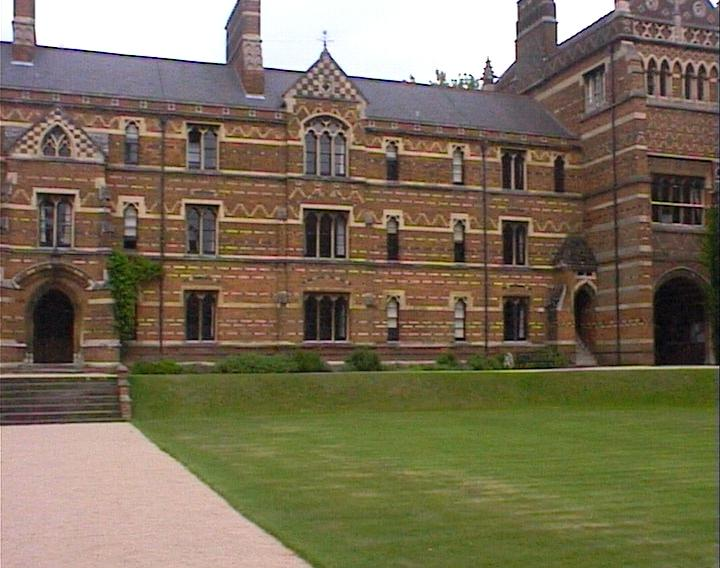
#> input picture images/keble_c.jpg, 720 x 568 px
$ jupyter execute Ransac-Homography-Estimation-using-SIFT-and-ORB.ipynb
#> lines starting #> are read from the running program, lines starting #| are printed output that depends on the picture
# Feature Matching & Mosaicing Images

### Environment Setup

[cell 1]
import numpy as np
import cv2 as cv
from matplotlib import pyplot as plt
import random
from scipy.linalg import svd
from IPython.core.debugger import set_trace

### Class for Stitching Images using SIFT and ORB

[cell 2]
class Stitcher:
    def __init__(self):
        self.algo = 'SIFT'

    # Detects and returns the keypoints using SIFT or FAST for the given image
    def detect_keypoints(self, input_img, n=0):
        if self.algo == 'SIFT' and n > 0:
            model = cv.SIFT_create(nfeatures=n)
        elif self.algo == 'SIFT':
            model = cv.SIFT_create()
        elif self.algo == 'FAST':
            model = fast = cv.ORB_create()
        key_points = model.detect(input_img, None)
        return key_points

    # Returns the image with keypoints drawn as red dots
    def draw_given_keypoints(self, input_img, output_image, key_points):
        img = cv.drawKeypoints(input_img, key_points, None, color=(255,0,0))
        output_image = 'results/' + output_image
        cv.imwrite(output_image, img)
        new_img = cv.imread(output_image)
        return new_img

    # [34 lines left out: functions extract_features, match_by_brute_force, apply_ratio_test, not called in this run]

    # Draw the correspondances and display them
    def draw_correspondences(self, ImgA, ImgB, kpA, kpB, matches):
        img3 = cv.drawMatches(ImgA, kpB, ImgB, kpB, matches,None,flags=cv.DrawMatchesFlags_NOT_DRAW_SINGLE_POINTS)
        plt.imshow(img3),plt.show()

    # Get the x->X correspondance coordinates
    # [98 lines left out: functions generate_2d_correspondances, normalize_points, find_homography, ransac, geometricDistance, warpImages, not called in this run]

### Helper Functions

[cell 3]
def read_and_display_rgb_image(filename, img_title):
#> called with filename = 'images/keble_c.jpg', img_title = 'Right Image'
    I = cv.imread(filename)
#> I is the input picture: shape (568, 720, 3); mean B, G, R 87.7, 110.4, 121.8
    I_rgb = cv.cvtColor(I, cv.COLOR_BGR2RGB)

    img_title = img_title + '(RGB)'
    display_image(I_rgb, img_title)

    return I

def display_image(img, img_title):
#> called with img_title = 'Right Image(RGB)'
    plt.imshow(img)
#> (this line was passed over: IPython is not available in this run)
    plt.title(img_title)
#> (this line was passed over: IPython is not available in this run)
    plt.show()

## SIFT Implementation

### Stitch Middle and Right Image

#### Check correspondances for all keypoints

[cell 4]
ImgA = read_and_display_rgb_image('images/keble_c.jpg', 'Right Image')
ImgB = read_and_display_rgb_image('images/keble_b.jpg', 'Left Image')
#> call 2 of read_and_display_rgb_image, with filename = 'images/keble_b.jpg', img_title = 'Left Image'
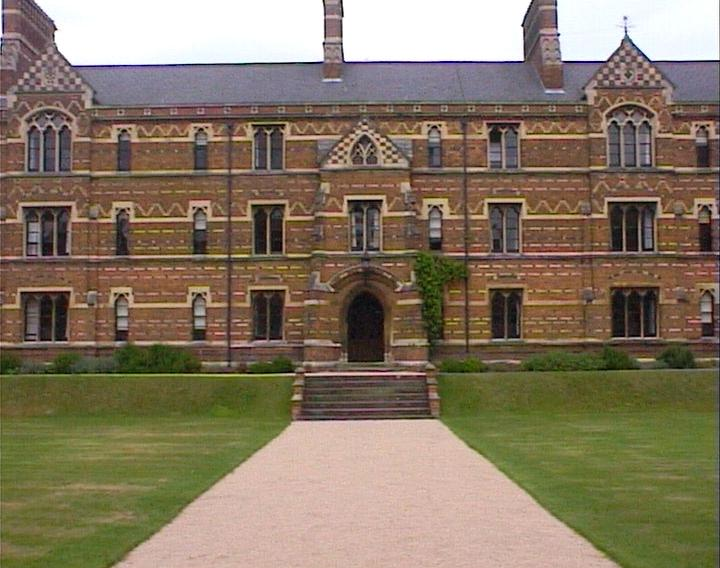
#> input picture images/keble_b.jpg, 720 x 568 px
#> in read_and_display_rgb_image, I is the input picture: shape (568, 720, 3); mean B, G, R 98.5, 118.8, 133.1
stitcher = Stitcher()
kpA = stitcher.detect_keypoints(cv.cvtColor(ImgA,cv.COLOR_BGR2GRAY))
#> in detect_keypoints, `key_points = model.detect(input_img, None)`: key_points = 4012 keypoints; strongest (x, y, size): (495, 80, 2.6), (488, 61, 2.6), (412, 78, 2.1), (261, 41, 1.9)
#> in detect_keypoints, `key_points = model.detect(input_img, None)`:
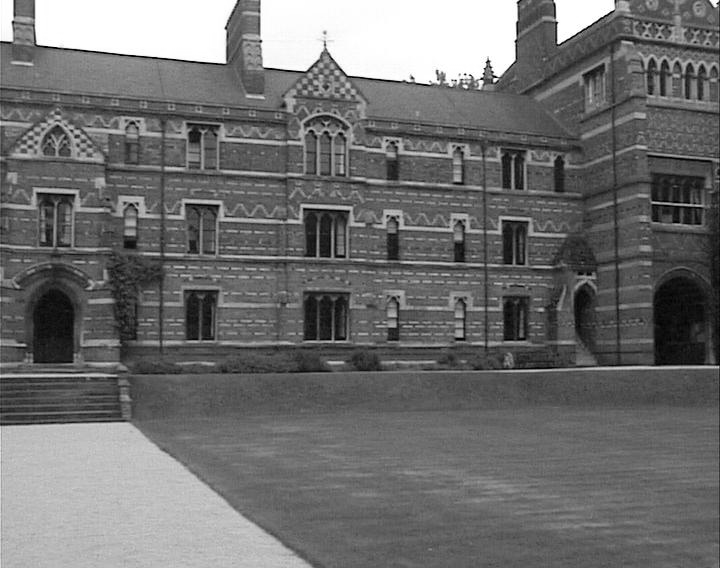
#> input_img: shape (568, 720); min 0, max 255, mean 111.2
#> kpA has the same summary as key_points in detect_keypoints
kpB = stitcher.detect_keypoints(cv.cvtColor(ImgB,cv.COLOR_BGR2GRAY))
#> call 2 of detect_keypoints, with n = 0
#> in detect_keypoints (call 2), `key_points = model.detect(input_img, None)`: key_points = 4188 keypoints; strongest (x, y, size): (558, 35, 2), (324, 43, 1.9), (522, 25, 2), (56, 29, 2)
#> in detect_keypoints (call 2), `key_points = model.detect(input_img, None)`:
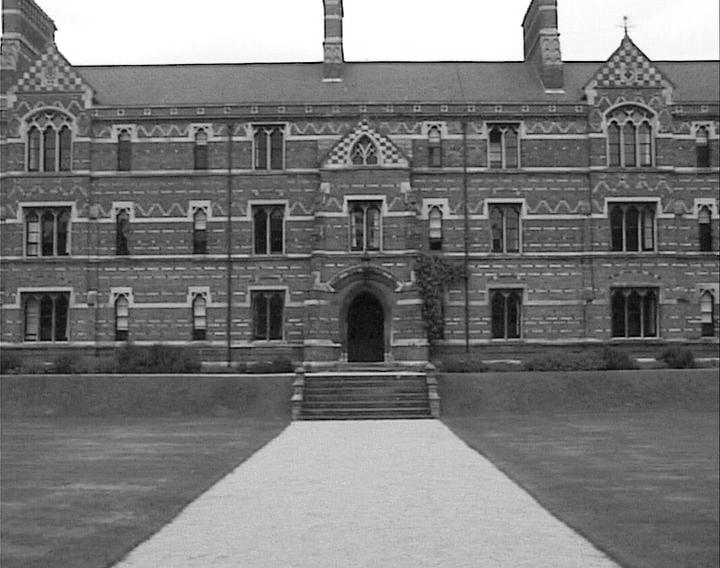
#> input_img: shape (568, 720); min 0, max 255, mean 120.8
#> kpB has the same summary as key_points in detect_keypoints
print("Number of Keypoints for images are: ", len(kpA), "and ", len(kpB))
#| Number of Keypoints for images are:  4012 and  4188
ImgA_kps = stitcher.draw_given_keypoints(cv.cvtColor(ImgA,cv.COLOR_BGR2GRAY), 'keble_c_sift_kps.jpg', kpA)
#> in draw_given_keypoints, `img = cv.drawKeypoints(input_img, key_points, None, color=(255,0,0))`:
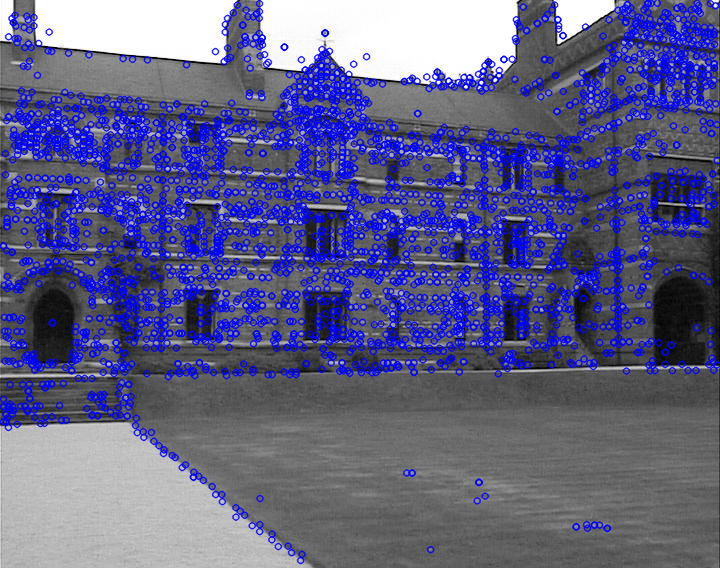
#> img: shape (568, 720, 3); mean of channels 0, 1, 2 137.1, 95.6, 95.6; drawn as B, G, R
#> in draw_given_keypoints, `new_img = cv.imread(output_image)`:
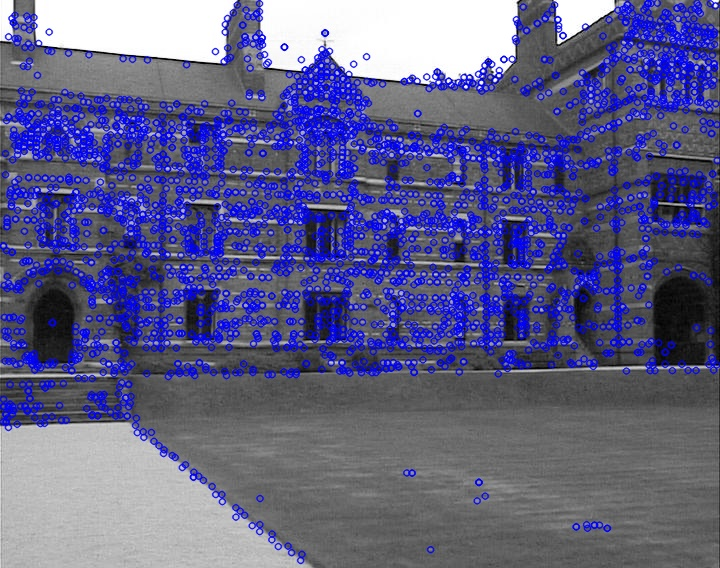
#> new_img: shape (568, 720, 3); mean B, G, R 136.8, 95.6, 95.6
display_image(ImgA_kps, 'Right Image - SIFT Keypoints')
ImgB_kps = stitcher.draw_given_keypoints(cv.cvtColor(ImgB,cv.COLOR_BGR2GRAY), 'keble_b_sift_kps.jpg', kpB)
#> call 2 of draw_given_keypoints, with output_image = 'keble_b_sift_kps.jpg'
#> in draw_given_keypoints (call 2), `img = cv.drawKeypoints(input_img, key_points, None, color=(255,0,0))`:
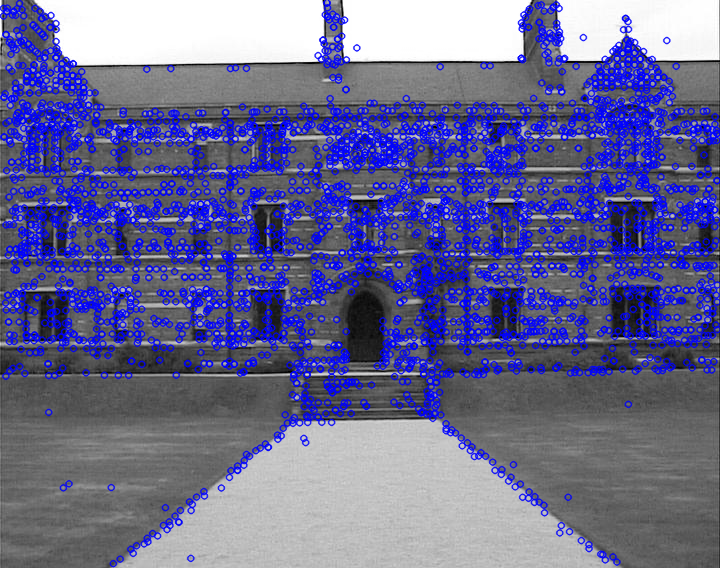
#> img: shape (568, 720, 3); mean of channels 0, 1, 2 147.4, 103.9, 103.9; drawn as B, G, R
#> in draw_given_keypoints (call 2), `new_img = cv.imread(output_image)`:
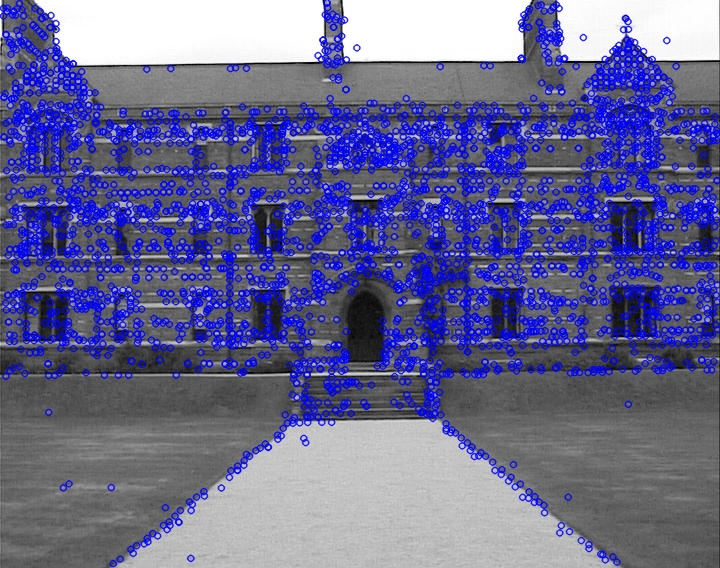
#> new_img: shape (568, 720, 3); mean B, G, R 147.1, 103.9, 103.9
display_image(ImgB_kps, 'Left Image - SIFT Keypoints')
descA = stitcher.extract_features(cv.cvtColor(ImgA,cv.COLOR_BGR2GRAY), kpA)
descB = stitcher.extract_features(cv.cvtColor(ImgB,cv.COLOR_BGR2GRAY), kpB)
print("Number of Descriptors for images are: ", descA.shape, "and ", descB.shape)
print("Number of Descriptors for images are: ", descA.shape, "and ", descB.shape)
rawMatches = stitcher.match_by_brute_force(descA, descB)
matches = stitcher.apply_ratio_test(rawMatches)
print("Total good matches after Bruteforce and Ratio Test are: ", len(matches))
stitcher.draw_correspondences(ImgA, ImgB, kpA, kpB, matches)
